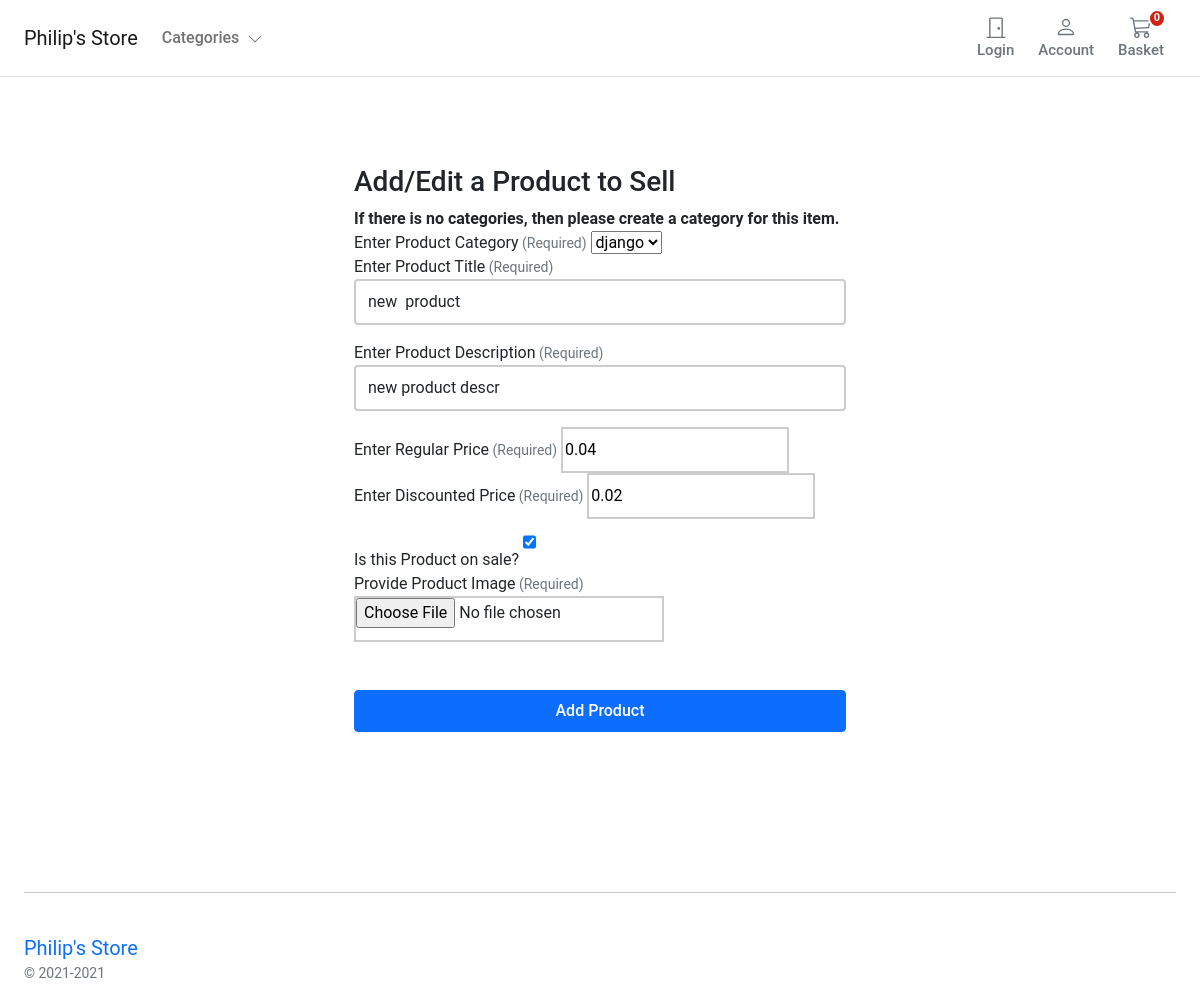
The page /inventory/edit/4/ on the database its author committed.
### store/models.py (models this page shows, shortened)
class Product(models.Model):
    category = models.ForeignKey(Category, on_delete=models.RESTRICT)
    title = models.CharField(
        verbose_name=_("title"),
        help_text=_("Required"),
        max_length=255,
    )
    description = models.TextField(verbose_name=_("description"), help_text=_("Not Required"), blank=True)
    slug = models.SlugField(max_length=255)
    regular_price = models.DecimalField(
        verbose_name=_("Regular price"),
        help_text=_("Maximum 999.99"),
        error_messages={
            "name": {
                "max_length": _("The price must be between 0 and 999.99."),
            },
        },
        max_digits=5,
        decimal_places=2,
    )
    discount_price = models.DecimalField(
        verbose_name=_("Discount price"),
        help_text=_("Maximum 999.99"),
        error_messages={
            "name": {
                "max_length": _("The price must be between 0 and 999.99."),
            },
        },
        max_digits=5,
        decimal_places=2,
    )
    is_active = models.BooleanField(
        verbose_name=_("Product visibility"),
        help_text=_("Change product visibility"),
        default=True,
    )
    is_on_sale = models.BooleanField(
        verbose_name=_("Discount State"),
        help_text=_("Change discount state"),
        default=False,
    )
    created_at = models.DateTimeField(_("Created at"), auto_now_add=True, editable=False)
    updated_at = models.DateTimeField(_("Updated at"), auto_now=True)
    class Meta:
        ordering = ("-created_at",)
        verbose_name = _("Product")
        verbose_name_plural = _("Products")

### inventory/views.py (the view)
# urls.py: path('edit/<slug:id>/', views.inventory_edit, name='inventory_edit'),
def inventory_edit(request, id):
    product = get_object_or_404(Product, pk=id)
    if request.method == 'POST':
        product_add_form = ProductAddForm(request.POST, request.FILES)
        if product_add_form.is_valid():
            Product.objects.filter(pk=id).update(
                category=product_add_form.cleaned_data['category'],
                title=product_add_form.cleaned_data['title'],
                description=product_add_form.cleaned_data['description'],
                regular_price=product_add_form.cleaned_data['regular_price'],
                discount_price=product_add_form.cleaned_data['discount_price'],
                is_on_sale=product_add_form.cleaned_data['is_on_sale'],
            )
            ProductImage.objects.filter(product=product).filter(is_feature=True).update(is_feature=False)
            image = ProductImage.objects.create(
                product=product,
                image=product_add_form.cleaned_data['featured_image'],
                is_feature=True,
            )
            image.save()
            return render(request, 'inventory/product_added.html')
    else:
        product_add_form = ProductAddForm(instance=product)
    return render(request, 'inventory/add_product_inventory.html', {'form': product_add_form})

### basket/basket.py (called while the page is built)
    def __len__(self):
        return sum(item['qty'] for item in self.basket.values())

### basket/context_processors.py (called while the page is built)
def basket(request):
    return {'basket': Basket(request)}

### store/context_processors.py (called while the page is built)
def categories(request):
    return {
        'categories' : Category.objects.filter(level=0)
    }

### store/models.py (called while the page is built)
    def get_absolute_url(self):
        return reverse("store:category_list", args=[self.slug])

    def __str__(self):
        return self.name

### templates/inventory/add_product_inventory.html (shortened to what this page needs)
{% extends "../store/base.html" %}
{% block content %}
<div class="container-fluid">
    <div class="row no-gutter">
        <div class="col-md-12">
            <div class="login d-flex align-items-center py-5">
                <div class="container">
                    <div class="row">
                        <div class="col-12 col-lg-7  mx-auto">
                             <form name="product_form" class="account-form p-4 rounded col-lg-10 mx-auto" enctype="multipart/form-data" action="." method="post">
                                <h3 class="mb-2 font-weight-bold">Add/Edit a Product to Sell</h3>
                                <div><b>If there is no categories, then please create a category for this item.</b></div>
                                <label>{{ form.category.label}}<span class="text-muted small">
                                        (Required)</span></label>
                                {{ form.category }}
                                <label>{{ form.title.label}}<span class="text-muted small">
                                        (Required)</span></label>
                                {{ form.title }}
                                <label>{{ form.description.label}}<span class="text-muted small">
                                        (Required)</span></label>
                                {{ form.description }}
                                <label>{{ form.regular_price.label}}<span class="text-muted small">
                                        (Required)</span></label>
                                {{ form.regular_price }}
                                <label>{{ form.discount_price.label}}<span class="text-muted small">
                                        (Required)</span></label>
                                {{ form.discount_price }}
                                <div><label>{{ form.is_on_sale.label}}</label>
                                {{ form.is_on_sale }}</div>
                                <label>{{ form.featured_image.label}}<span class="text-muted small">
                                        (Required)</span></label>
                                {{ form.featured_image }}
                                <button class="btn btn-primary btn-block py-2 mb-4 mt-5 fw500 w-100" type="submit">Add Product</button>
                            </form>
                        </div>
                    </div>
                </div>
            </div>
        </div>
    </div>
</div>
{% endblock %}

### static/core/css/base.css (style rules this page uses)
@media (min-width: 1000px) { .container { max-width: 1000px; } }
@media (max-width: 1200px) { .container { max-width: 100%; padding:0 24px; } }
html, body, p, div { letter-spacing: -0.02px; font-family: 'Roboto', sans-serif; }
.fw500 { font-weight: 500; }

### templates/inventory/add_product_inventory.html (style rules this page uses)
.account-form input { border: 2px solid #ccc; height: calc(2em + .75rem + 2px); }

### rows shown on the page
Product: category "django", title "new product", description "new product descr", regular_price "0.04", discount_price "0.02", is_on_sale "☑"
